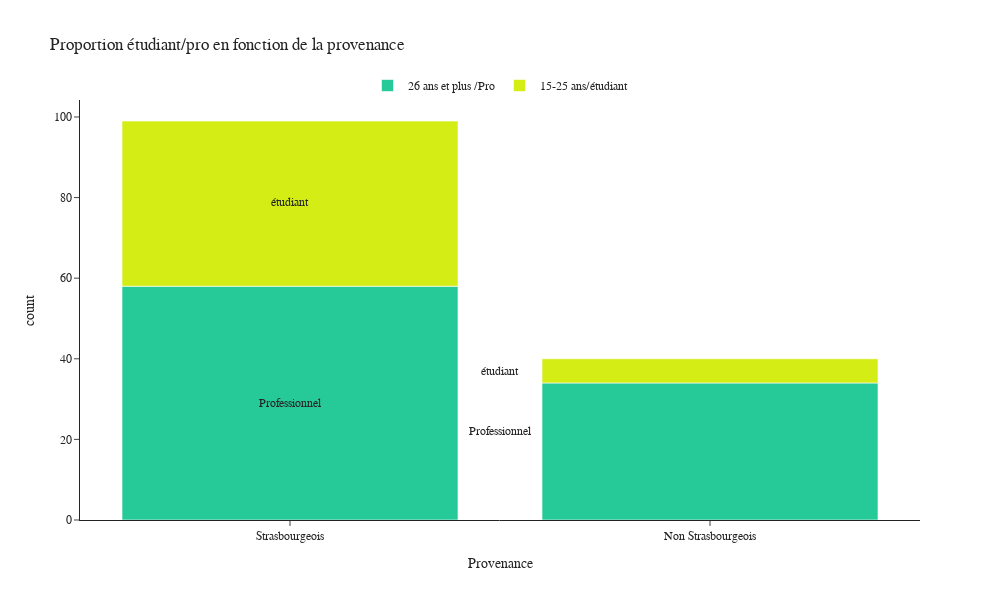

Here is the notebook cell this chart was saved with:
### Code cell
fig = px.histogram(
                   df_clean_renamed, x="Je vis",color="CATEGORIE_PRO",
                   title='Proportion étudiant/pro en fonction de la provenance',
                   width=1000, 
                   height=600,
                   labels={"Je vis":"Provenance"}, 
                   color_discrete_map={"15-25 ans/étudiant":"#D3ED15",
                   "26 ans et plus /Pro": "#26C998"},
                   template="simple_white"
)
                   
fig.update_layout(
                  font_family="Rockwell",
                  legend=dict(title=None,
                  orientation="h", 
                  y=1,
                  yanchor="bottom",
                  x=0.5, 
                  xanchor="center"
    )
)



fig.add_annotation(
                 text="étudiant", 
                 x="Strasbourgeois", 
                 y=79, 
                 arrowhead=2, 
                 showarrow=False
)
    

fig.add_annotation(
                 text="Professionnel", 
                 x="Francais non Strasbourgeois", 
                 y=22, 
                 arrowhead=2, 
                 showarrow=False
)

fig.add_annotation(
                 text="Professionnel", 
                 x="Strasbourgeois", 
                 y=29, 
                 arrowhead=2, 
                 showarrow=False
)

fig.add_annotation(
                 text="étudiant", 
                 x="Francais non Strasbourgeois", 
                 y=37, 
                 arrowhead=2, 
                 showarrow=False
)

fig.show()

### Figure 1 — Plotly figure (JSON) as saved in the notebook; plotly's stock layout.template omitted (floating-point values rounded to 4 significant figures)
{"data": [{"alignmentgroup": "True", "bingroup": "x", "hovertemplate": "CATEGORIE_PRO=26 ans et plus /Pro<br>Provenance=%{x}<br>count=%{y}<extra></extra>", "legendgroup": "26 ans et plus /Pro", "marker": {"color": "#26C998", "pattern": {"shape": ""}}, "name": "26 ans et plus /Pro", "offsetgroup": "26 ans et plus /Pro", "orientation": "v", "showlegend": true, "type": "histogram", "x": ["Strasbourgeois", "Strasbourgeois", "Strasbourgeois", "Strasbourgeois", "Non Strasbourgeois", "Strasbourgeois", "Strasbourgeois", "Strasbourgeois", "Strasbourgeois", "Non Strasbourgeois", "Strasbourgeois", "Non Strasbourgeois", "Strasbourgeois", "Strasbourgeois", "Strasbourgeois", "Strasbourgeois", "Strasbourgeois", "Non Strasbourgeois", "Strasbourgeois", "Non Strasbourgeois", "Non Strasbourgeois", "Non Strasbourgeois", "Non Strasbourgeois", "Strasbourgeois", "Strasbourgeois", "Strasbourgeois", "Strasbourgeois", "Strasbourgeois", "Non Strasbourgeois", "Non Strasbourgeois", "Strasbourgeois", "Strasbourgeois", "Strasbourgeois", "Strasbourgeois", "Strasbourgeois", "Non Strasbourgeois", "Strasbourgeois", "Non Strasbourgeois", "Non Strasbourgeois", "Strasbourgeois", "Non Strasbourgeois", "Strasbourgeois", "Non Strasbourgeois", "Strasbourgeois", "Strasbourgeois", "Strasbourgeois", "Strasbourgeois", "Strasbourgeois", "Strasbourgeois", "Strasbourgeois", "Non Strasbourgeois", "Strasbourgeois", "Non Strasbourgeois", "Strasbourgeois", "Strasbourgeois", "Non Strasbourgeois", "Non Strasbourgeois", "Strasbourgeois", "Non Strasbourgeois", "Non Strasbourgeois", "Strasbourgeois", "Strasbourgeois", "Strasbourgeois", "Non Strasbourgeois", "Non Strasbourgeois", "Strasbourgeois", "Strasbourgeois", "Strasbourgeois", "Non Strasbourgeois", "Non Strasbourgeois", "Non Strasbourgeois", "Non Strasbourgeois", "Strasbourgeois", "Strasbourgeois", "Non Strasbourgeois", "Strasbourgeois", "Non Strasbourgeois", "Non Strasbourgeois", "Non Strasbourgeois", "Non Strasbourgeois", "Non Strasbourgeois", "Strasbourgeois", "Strasbourgeois", "Strasbourgeois", "Non Strasbourgeois", "Strasbourgeois", "Strasbourgeois", "Strasbourgeois", "Strasbourgeois", "Strasbourgeois", "Strasbourgeois", "Strasbourgeois"], "xaxis": "x", "yaxis": "y"}, {"alignmentgroup": "True", "bingroup": "x", "hovertemplate": "CATEGORIE_PRO=15-25 ans/étudiant<br>Provenance=%{x}<br>count=%{y}<extra></extra>", "legendgroup": "15-25 ans/étudiant", "marker": {"color": "#D3ED15", "pattern": {"shape": ""}}, "name": "15-25 ans/étudiant", "offsetgroup": "15-25 ans/étudiant", "orientation": "v", "showlegend": true, "type": "histogram", "x": ["Strasbourgeois", "Strasbourgeois", "Strasbourgeois", "Strasbourgeois", "Strasbourgeois", "Strasbourgeois", "Strasbourgeois", "Strasbourgeois", "Strasbourgeois", "Strasbourgeois", "Strasbourgeois", "Strasbourgeois", "Strasbourgeois", "Strasbourgeois", "Strasbourgeois", "Strasbourgeois", "Strasbourgeois", "Strasbourgeois", "Non Strasbourgeois", "Non Strasbourgeois", "Strasbourgeois", "Non Strasbourgeois", "Strasbourgeois", "Strasbourgeois", "Strasbourgeois", "Strasbourgeois", "Strasbourgeois", "Non Strasbourgeois", "Strasbourgeois", "Strasbourgeois", "Strasbourgeois", "Strasbourgeois", "Strasbourgeois", "Strasbourgeois", "Strasbourgeois", "Non Strasbourgeois", "Non Strasbourgeois", "Strasbourgeois", "Strasbourgeois", "Strasbourgeois", "Strasbourgeois", "Strasbourgeois", "Strasbourgeois", "Strasbourgeois", "Strasbourgeois", "Strasbourgeois", "Strasbourgeois"], "xaxis": "x", "yaxis": "y"}], "layout": {"annotations": [{"arrowhead": 2, "showarrow": false, "text": "étudiant", "x": "Strasbourgeois", "y": 79}, {"arrowhead": 2, "showarrow": false, "text": "Professionnel", "x": "Francais non Strasbourgeois", "y": 22}, {"arrowhead": 2, "showarrow": false, "text": "Professionnel", "x": "Strasbourgeois", "y": 29}, {"arrowhead": 2, "showarrow": false, "text": "étudiant", "x": "Francais non Strasbourgeois", "y": 37}], "barmode": "relative", "font": {"family": "Rockwell"}, "height": 600, "legend": {"orientation": "h", "title": {}, "tracegroupgap": 0, "x": 0.5, "xanchor": "center", "y": 1, "yanchor": "bottom"}, "title": {"text": "Proportion étudiant/pro en fonction de la provenance"}, "width": 1000, "xaxis": {"anchor": "y", "domain": [0, 1], "title": {"text": "Provenance"}}, "yaxis": {"anchor": "x", "domain": [0, 1], "title": {"text": "count"}}}}
